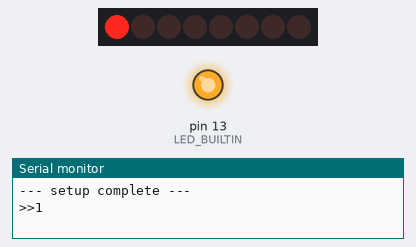
This sketch was run on a simulated Arduino Uno, built with avr-gcc and run on an emulated ATmega328P. Parts: 8 shift-register outputs drawn as a row of LEDs (first output left, lit = HIGH), output pins drawn as LEDs (lit = HIGH), the last lines printed to the serial monitor. Wiring (inferred from the names in the program): shift register (74HC595): data pin 10; shift clock pin 12; latch pin 11. Wiring (inferred from the signals the program sends): row of LEDs: on Q0, Q1, Q2, Q3, Q4, Q5, Q6, Q7. Pins used as bus, display or sensor lines are not drawn.

Above: at 0.5 s.
At 3.5 s:
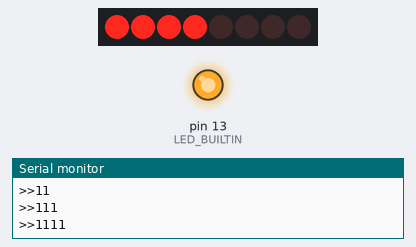
At 5.5 s:
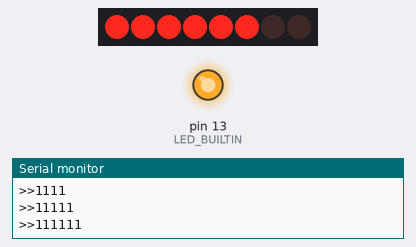
At 7.5 s:
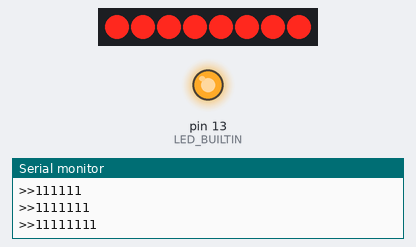
At 11.5 s:
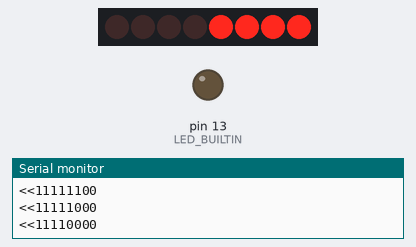
At 15.5 s:
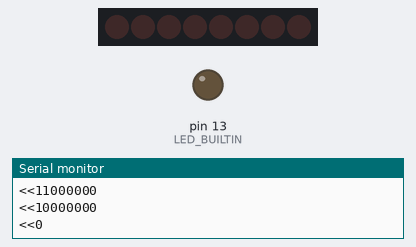
Timing chart, 0 to 20.8 s (numbered marks = the images above):
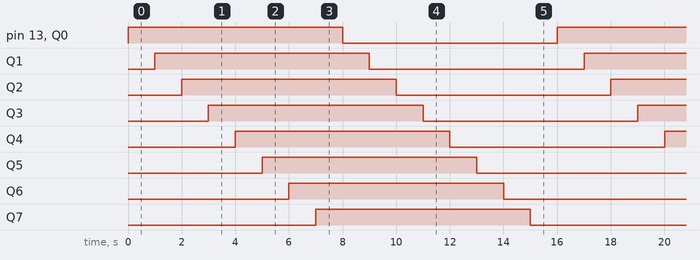

The sketch:

ShiftRegDemo.ino
```cpp
#define OUTPUT_TRACE 1

const byte led_bus_clock_pin=12;
const byte led_bus_storage_pin=11;
const byte led_bus_data_pin=10;

const int cycle_duration=16000;  /* complete cylce duration in ms */
const byte led_count=8;

const int frame_delay=cycle_duration/led_count/2;


void setup() {
 #ifdef OUTPUT_TRACE
 Serial.begin(9600);
  #endif
  pinMode(led_bus_clock_pin,OUTPUT);
  pinMode(led_bus_storage_pin,OUTPUT);
  pinMode(led_bus_data_pin,OUTPUT);
  pinMode(LED_BUILTIN,OUTPUT);
  digitalWrite(LED_BUILTIN,LOW);

  /* remove all data from shift reg */
  digitalWrite(led_bus_storage_pin,LOW);
  shiftOut(led_bus_data_pin, led_bus_clock_pin,MSBFIRST,0);
  digitalWrite(led_bus_storage_pin,HIGH);
  digitalWrite(led_bus_storage_pin,LOW);

 #ifdef OUTPUT_TRACE
  Serial.println();
  Serial.println("--- setup complete ---");
  #endif
}

void loop() {
  byte pattern=B00000000;
  byte index=0;
  digitalWrite(led_bus_storage_pin,LOW);
  digitalWrite(LED_BUILTIN,HIGH);
  for (index=0;index<led_count;index++) {
      pattern=B00000001|pattern<<1;
      shiftOut(led_bus_data_pin, led_bus_clock_pin,MSBFIRST,pattern);
      digitalWrite(led_bus_storage_pin,HIGH);
      digitalWrite(led_bus_storage_pin,LOW);
      #ifdef OUTPUT_TRACE
          Serial.print(">>");Serial.println(pattern,BIN);
      #endif
      delay(frame_delay);

  }
  digitalWrite(LED_BUILTIN,LOW);
  for (index=0;index<led_count;index++) {
      pattern=pattern<<1;
      shiftOut(led_bus_data_pin, led_bus_clock_pin,MSBFIRST,pattern);
      digitalWrite(led_bus_storage_pin,HIGH);
      digitalWrite(led_bus_storage_pin,LOW);
      #ifdef OUTPUT_TRACE
          Serial.print("<<");Serial.println(pattern,BIN);
      #endif
      delay(frame_delay);
  }

}
```

Measured:
- by itself, pin 13 (LED_BUILTIN), Q0–7: alternates HIGH for 8.0 s and LOW for 8.0 s
- by itself, everything shown: repeats every 16.0 s, in 16 steps
